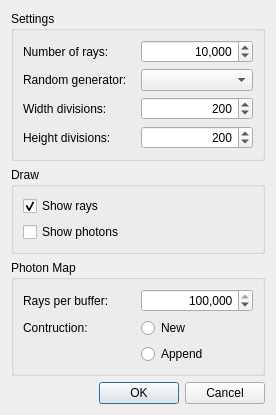
<?xml version="1.0" encoding="UTF-8"?>
<ui version="4.0">
 <class>RayOptionsDialog</class>
 <widget class="QDialog" name="RayOptionsDialog">
  <property name="geometry">
   <rect>
    <x>0</x>
    <y>0</y>
    <width>276</width>
    <height>362</height>
   </rect>
  </property>
  <property name="windowTitle">
   <string>Ray Tracing Options</string>
  </property>
  <layout class="QVBoxLayout" name="verticalLayout">
   <item>
    <widget class="QGroupBox" name="settingsGroup">
     <property name="title">
      <string>Settings</string>
     </property>
     <layout class="QGridLayout" name="settingsLayout">
      <item row="0" column="0">
       <widget class="QLabel" name="numberRaysLabel">
        <property name="minimumSize">
         <size>
          <width>0</width>
          <height>0</height>
         </size>
        </property>
        <property name="text">
         <string>Number of rays:</string>
        </property>
       </widget>
      </item>
      <item row="0" column="1">
       <widget class="QSpinBox" name="raysSpinBox">
        <property name="minimumSize">
         <size>
          <width>0</width>
          <height>0</height>
         </size>
        </property>
        <property name="alignment">
         <set>Qt::AlignRight|Qt::AlignTrailing|Qt::AlignVCenter</set>
        </property>
        <property name="showGroupSeparator" stdset="0">
         <bool>true</bool>
        </property>
        <property name="minimum">
         <number>1</number>
        </property>
        <property name="maximum">
         <number>999999999</number>
        </property>
        <property name="singleStep">
         <number>10000</number>
        </property>
        <property name="value">
         <number>10000</number>
        </property>
       </widget>
      </item>
      <item row="2" column="0">
       <widget class="QLabel" name="randomLabel">
        <property name="text">
         <string>Random generator:</string>
        </property>
       </widget>
      </item>
      <item row="2" column="1">
       <widget class="QComboBox" name="randomCombo">
        <property name="minimumSize">
         <size>
          <width>0</width>
          <height>0</height>
         </size>
        </property>
       </widget>
      </item>
      <item row="6" column="1">
       <widget class="QSpinBox" name="heightDivisionsSpinBox">
        <property name="alignment">
         <set>Qt::AlignRight|Qt::AlignTrailing|Qt::AlignVCenter</set>
        </property>
        <property name="minimum">
         <number>1</number>
        </property>
        <property name="maximum">
         <number>5000</number>
        </property>
        <property name="singleStep">
         <number>50</number>
        </property>
        <property name="value">
         <number>200</number>
        </property>
       </widget>
      </item>
      <item row="6" column="0">
       <widget class="QLabel" name="heightdivisionsQLabel">
        <property name="text">
         <string>Height divisions:</string>
        </property>
       </widget>
      </item>
      <item row="5" column="1">
       <widget class="QSpinBox" name="widthDivisionsSpinBox">
        <property name="alignment">
         <set>Qt::AlignRight|Qt::AlignTrailing|Qt::AlignVCenter</set>
        </property>
        <property name="minimum">
         <number>1</number>
        </property>
        <property name="maximum">
         <number>5000</number>
        </property>
        <property name="singleStep">
         <number>50</number>
        </property>
        <property name="value">
         <number>200</number>
        </property>
       </widget>
      </item>
      <item row="5" column="0">
       <widget class="QLabel" name="widthdivisionsQLabel">
        <property name="text">
         <string>Width divisions:</string>
        </property>
       </widget>
      </item>
     </layout>
    </widget>
   </item>
   <item>
    <widget class="QGroupBox" name="drawBox">
     <property name="title">
      <string>Draw</string>
     </property>
     <layout class="QGridLayout" name="drawLayout">
      <item row="0" column="0">
       <widget class="QCheckBox" name="showRaysCheck">
        <property name="text">
         <string>Show rays</string>
        </property>
        <property name="checked">
         <bool>true</bool>
        </property>
       </widget>
      </item>
      <item row="1" column="0">
       <widget class="QCheckBox" name="showPhotonsCheck">
        <property name="text">
         <string>Show photons</string>
        </property>
       </widget>
      </item>
     </layout>
    </widget>
   </item>
   <item>
    <widget class="QGroupBox" name="photonmapGroup">
     <property name="title">
      <string>Photon Map</string>
     </property>
     <layout class="QGridLayout" name="photonMapLayout">
      <item row="1" column="1">
       <widget class="QRadioButton" name="newMapRadio">
        <property name="text">
         <string>New</string>
        </property>
       </widget>
      </item>
      <item row="0" column="1">
       <widget class="QSpinBox" name="bufferSizeSpin">
        <property name="alignment">
         <set>Qt::AlignRight|Qt::AlignTrailing|Qt::AlignVCenter</set>
        </property>
        <property name="showGroupSeparator" stdset="0">
         <bool>true</bool>
        </property>
        <property name="minimum">
         <number>1</number>
        </property>
        <property name="maximum">
         <number>999999999</number>
        </property>
        <property name="singleStep">
         <number>100000</number>
        </property>
        <property name="value">
         <number>5000000</number>
        </property>
       </widget>
      </item>
      <item row="1" column="0">
       <widget class="QLabel" name="constructionLabel">
        <property name="text">
         <string>Contruction:</string>
        </property>
       </widget>
      </item>
      <item row="2" column="1">
       <widget class="QRadioButton" name="increaseMapRadio">
        <property name="text">
         <string>Append</string>
        </property>
       </widget>
      </item>
      <item row="0" column="0">
       <widget class="QLabel" name="raysperbufferLabel">
        <property name="text">
         <string>Rays per buffer:</string>
        </property>
       </widget>
      </item>
     </layout>
    </widget>
   </item>
   <item>
    <widget class="QDialogButtonBox" name="buttonBox">
     <property name="standardButtons">
      <set>QDialogButtonBox::Cancel|QDialogButtonBox::Ok</set>
     </property>
    </widget>
   </item>
  </layout>
 </widget>
 <tabstops>
  <tabstop>raysSpinBox</tabstop>
  <tabstop>randomCombo</tabstop>
  <tabstop>widthDivisionsSpinBox</tabstop>
  <tabstop>heightDivisionsSpinBox</tabstop>
  <tabstop>showRaysCheck</tabstop>
  <tabstop>showPhotonsCheck</tabstop>
  <tabstop>bufferSizeSpin</tabstop>
  <tabstop>newMapRadio</tabstop>
  <tabstop>increaseMapRadio</tabstop>
 </tabstops>
 <resources/>
 <connections>
  <connection>
   <sender>buttonBox</sender>
   <signal>accepted()</signal>
   <receiver>RayOptionsDialog</receiver>
   <slot>accept()</slot>
   <hints>
    <hint type="sourcelabel">
     <x>70</x>
     <y>404</y>
    </hint>
    <hint type="destinationlabel">
     <x>95</x>
     <y>172</y>
    </hint>
   </hints>
  </connection>
  <connection>
   <sender>buttonBox</sender>
   <signal>rejected()</signal>
   <receiver>RayOptionsDialog</receiver>
   <slot>reject()</slot>
   <hints>
    <hint type="sourcelabel">
     <x>162</x>
     <y>404</y>
    </hint>
    <hint type="destinationlabel">
     <x>182</x>
     <y>170</y>
    </hint>
   </hints>
  </connection>
 </connections>
</ui>
